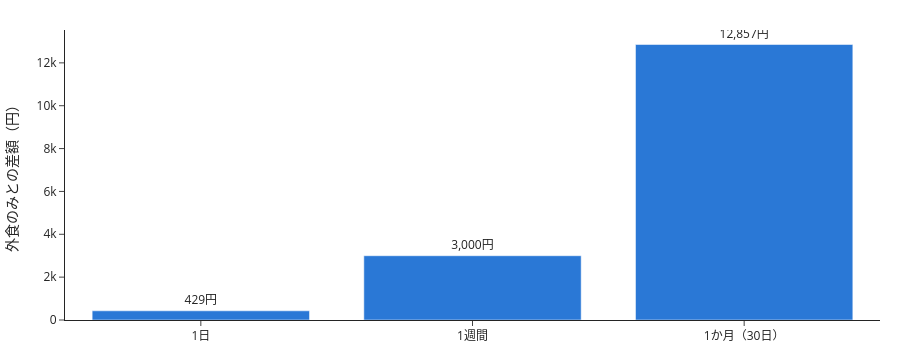

Source (notebook cell):
### Markdown cell above
### 節約額

### Code cell
# 準備時間の上限90分での最適な1日と、外食のみの1日
best = optimize(meals_slot, BUDGET, 90, target)          # 最適な1日
baseline = eatout_baseline(meals_slot, BUDGET, target)   # 外食のみの1日
sv = savings(best, baseline)  # 両者の差（節約額）
print(sv)         # 数値を確認する
plot_savings(sv)  # 棒グラフ（最後の式の値がセルに表示される）

### Figure 1 — Plotly figure (JSON) as saved in the notebook; plotly's stock layout.template omitted (floating-point values rounded to 4 significant figures)
{"data": [{"hoverinfo": "skip", "marker": {"color": "#2a78d6"}, "name": "節約額", "text": ["429円", "3,000円", "12,857円"], "textposition": "outside", "type": "bar", "x": ["1日", "1週間", "1か月（30日）"], "y": [428.6, 3000.0, 12860.0]}], "layout": {"height": 360, "margin": {"b": 40, "l": 60, "r": 20, "t": 30}, "showlegend": false, "yaxis": {"gridcolor": "#e6e5e1", "title": {"text": "外食のみとの差額（円）"}}}}
